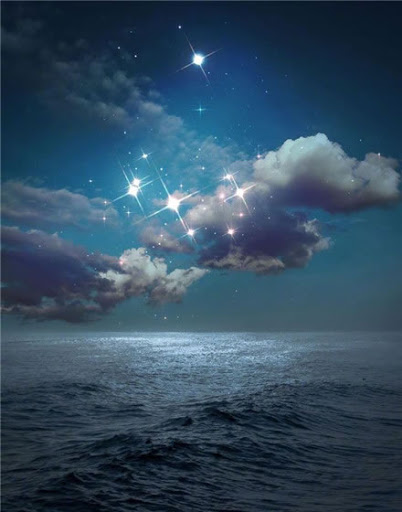
#> input picture Data/image/pic_0009.jpg, 402 x 512 px, found by its file name
$ python 'opencv_11_边界填充.py'
#> lines starting #> are read from the running program, lines starting #| are printed output that depends on the picture
import cv2 as cv
from matplotlib import pyplot as plt

"""
图像设置边框，填充

cv2.copyMakerBorder()

边框类型：
cv.BORDER_CONSTANT - 添加恒定的彩色边框。value -边框的颜色
cv.BORDER_REFLECT - 边框将是边框元素的镜像，如下所示： fedcba | abcdefgh | hgfedcba
cv.BORDER_REFLECT_101或cv.BORDER_DEFAULT与上述相同，但略有变化，例如： gfedcb | abcdefgh | gfedcba
cv.BORDER_REPLICATE最后一个元素被复制，像这样： aaaaaa | abcdefgh | hhhhhhh
cv.BORDER_WRAP难以解释，它看起来像这样： cdefgh | abcdefgh | abcdefg


"""

red = [255, 0, 0]
img1 = cv.imread('image/pic_0009.jpg')
#> img1 is the input picture: shape (512, 402, 3); mean B, G, R 96.5, 76, 50.5
plt.figure(figsize=(8, 8))
plt.subplot(231), plt.imshow(img1), plt.title('ORIGINAL')

constant = cv.copyMakeBorder(img1, 50, 50, 50, 50, cv.BORDER_CONSTANT, value=red)
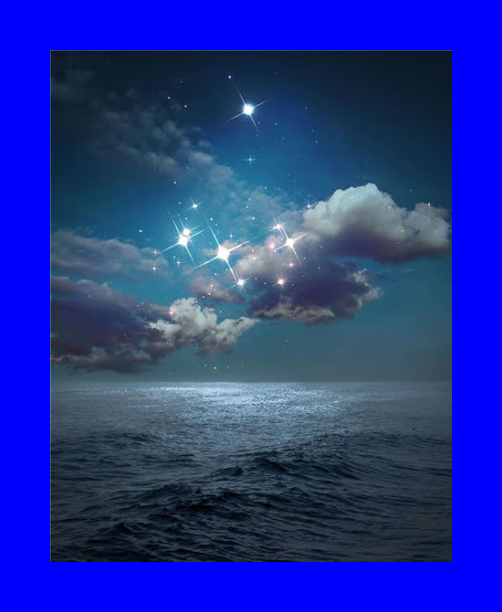
#> constant: shape (612, 502, 3); mean B, G, R 148.8, 50.9, 33.8
plt.subplot(232), plt.imshow(constant), plt.title('CONSTANT')

reflect = cv.copyMakeBorder(img1, 50, 50, 50, 50, cv.BORDER_REFLECT)
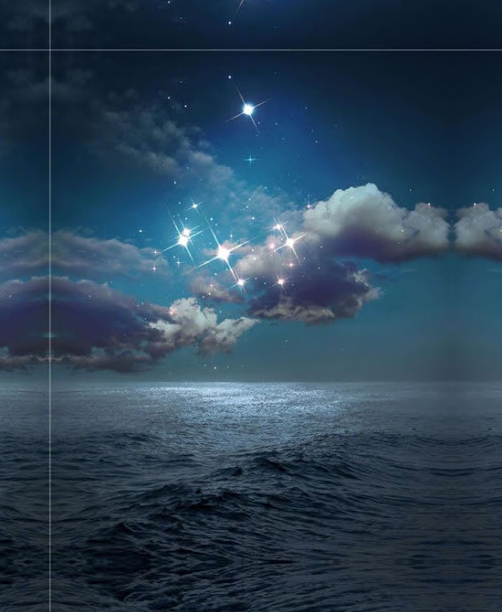
#> reflect: shape (612, 502, 3); mean B, G, R 86, 66.7, 43.9
plt.subplot(233), plt.imshow(reflect), plt.title('REFLECT')

reflect101 = cv.copyMakeBorder(img1, 50, 50, 50, 50, cv.BORDER_REFLECT_101)
plt.subplot(234), plt.imshow(reflect101), plt.title('REFLECT_101')

replicate = cv.copyMakeBorder(img1, 50, 50, 50, 50, cv.BORDER_REPLICATE)
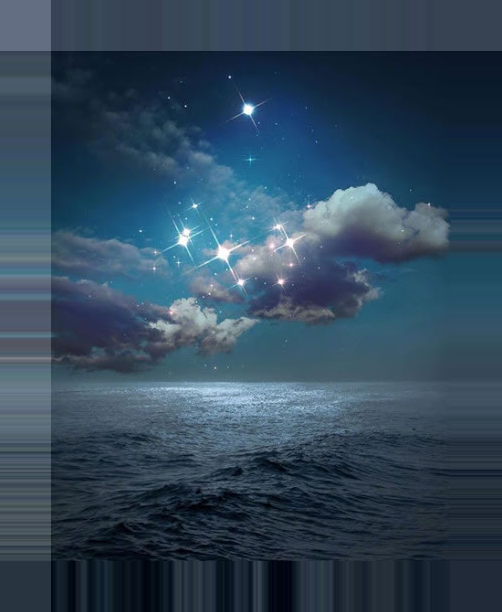
#> replicate: shape (612, 502, 3); mean B, G, R 91.2, 72.3, 49.8
plt.subplot(235), plt.imshow(replicate), plt.title('REPLICATE')

wrap = cv.copyMakeBorder(img1, 50, 50, 50, 50, cv.BORDER_WRAP)
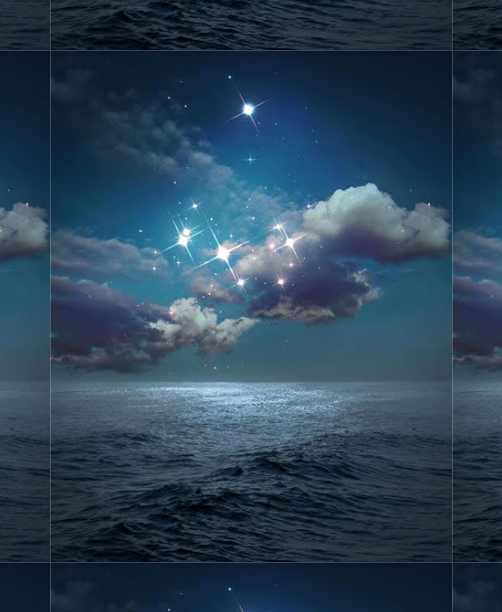
#> wrap: shape (612, 502, 3); mean B, G, R 86, 66.7, 43.9
plt.subplot(236), plt.imshow(wrap), plt.title('WRAP')

plt.show()
#> figure, not shown here; B, G, R data is drawn as R, G, B
